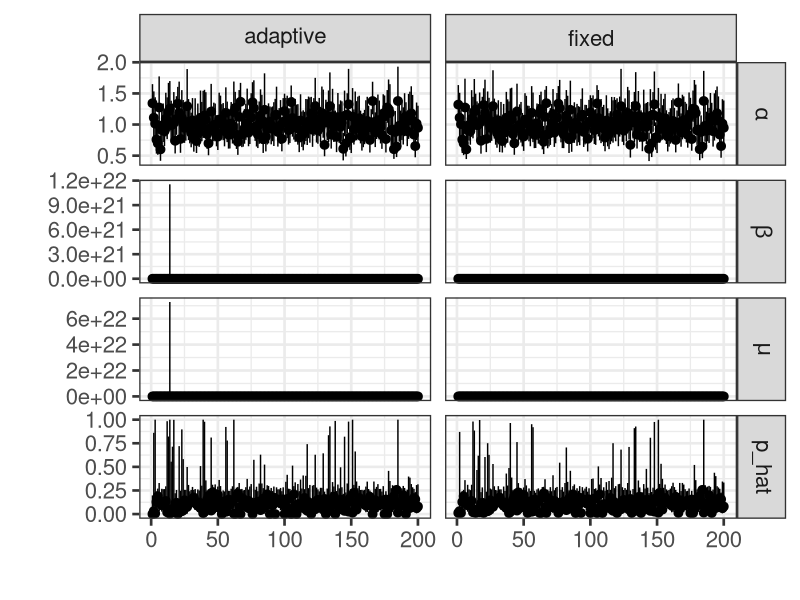
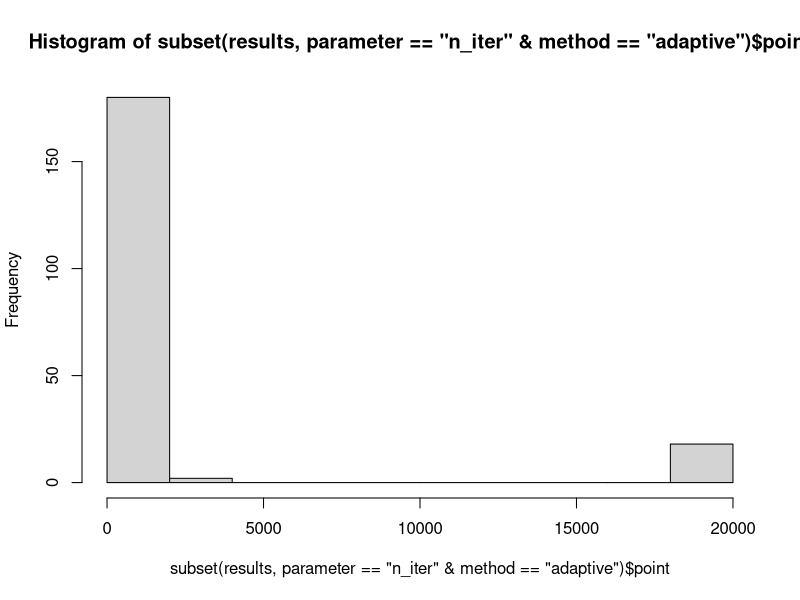

Generate these figures, in order, with R:
library(tidyverse)
library(ggplot2)

results <- readr::read_csv("results/PBB_MMLE_A.csv")


results
true.theta <- results$true[1:4] 

ggplot() + 
  geom_pointrange(data = subset(results, parameter != "n_iter"),
                  mapping = aes(x = replicate, y = point,
                                ymin = lwr, ymax = upr)) +
  # geom_hline(yintercept = I.quad$value,
  #            linetype = "dotted") + 
  scale_x_continuous("") +
  scale_y_continuous("") +
  facet_grid(parameter~method, labeller = label_parsed, scales = "free_y") +
  theme_bw(base_size = 20)

results

aggregate((point-true)/true~method+parameter, mean, data = results)
aggregate(point~method+parameter, var, data = results)
aggregate(covers~method+parameter, mean, data = results)

hist(subset(results, parameter == "n_iter" & method == "adaptive")$point)
quantile(subset(results, parameter == "n_iter"& method == "adaptive")$point,
         probs = c(.9,.99))

res.conv <- subset(results, point < 2E4)
aggregate((point-true)/true~method+parameter, mean, data = res.conv)
aggregate(point~method+parameter, var, data = res.conv)
aggregate(covers~method+parameter, mean, data = res.conv)

mean(subset(results, parameter == "n_iter"& method == "adaptive")$point < 1000)
